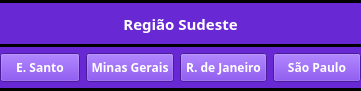
     <widget class="QWidget" name="widget4_sudeste" native="true">
      <property name="geometry">
       <rect>
        <x>1</x>
        <y>420</y>
        <width>361</width>
        <height>91</height>
       </rect>
      </property>
      <property name="styleSheet">
       <string notr="true">background-color: rgb(104, 41, 213);</string>
      </property>
      <widget class="QWidget" name="fundoco_5" native="true">
       <property name="geometry">
        <rect>
         <x>0</x>
         <y>0</y>
         <width>361</width>
         <height>91</height>
        </rect>
       </property>
       <property name="styleSheet">
        <string notr="true">background-color: rgb(104, 41, 213);</string>
       </property>
      </widget>
      <widget class="QWidget" name="verticalLayoutWidget_6">
       <property name="geometry">
        <rect>
         <x>0</x>
         <y>0</y>
         <width>361</width>
         <height>91</height>
        </rect>
       </property>
       <layout class="QVBoxLayout" name="regiaosudeste">
        <property name="sizeConstraint">
         <enum>QLayout::SetDefaultConstraint</enum>
        </property>
        <item>
         <widget class="Line" name="line_26">
          <property name="styleSheet">
           <string notr="true">background-color: rgb(0, 0, 0);</string>
          </property>
          <property name="orientation">
           <enum>Qt::Horizontal</enum>
          </property>
         </widget>
        </item>
        <item>
         <widget class="QLabel" name="label_5">
          <property name="font">
           <font>
            <family>Comfortaa</family>
            <pointsize>11</pointsize>
            <weight>75</weight>
            <bold>true</bold>
           </font>
          </property>
          <property name="styleSheet">
           <string notr="true">color: rgb(255, 255, 255);</string>
          </property>
          <property name="text">
           <string>Região Sudeste</string>
          </property>
          <property name="alignment">
           <set>Qt::AlignCenter</set>
          </property>
         </widget>
        </item>
        <item>
         <widget class="Line" name="line_27">
          <property name="styleSheet">
           <string notr="true">background-color: rgb(0, 0, 0);</string>
          </property>
          <property name="orientation">
           <enum>Qt::Horizontal</enum>
          </property>
         </widget>
        </item>
        <item>
         <layout class="QHBoxLayout" name="horizontalLayout_9">
          <item>
           <widget class="QPushButton" name="btn_espirito">
            <property name="sizePolicy">
             <sizepolicy hsizetype="Fixed" vsizetype="Minimum">
              <horstretch>0</horstretch>
              <verstretch>0</verstretch>
             </sizepolicy>
            </property>
            <property name="font">
             <font>
              <family>Comfortaa</family>
              <weight>75</weight>
              <bold>true</bold>
             </font>
            </property>
            <property name="styleSheet">
             <string notr="true">color: rgb(255, 255, 255);</string>
            </property>
            <property name="text">
             <string>E. Santo</string>
            </property>
           </widget>
          </item>
          <item>
           <widget class="QPushButton" name="btn_mg">
            <property name="sizePolicy">
             <sizepolicy hsizetype="Minimum" vsizetype="Minimum">
              <horstretch>0</horstretch>
              <verstretch>0</verstretch>
             </sizepolicy>
            </property>
            <property name="font">
             <font>
              <family>Comfortaa</family>
              <weight>75</weight>
              <bold>true</bold>
             </font>
            </property>
            <property name="styleSheet">
             <string notr="true">color: rgb(255, 255, 255);</string>
            </property>
            <property name="text">
             <string>Minas Gerais</string>
            </property>
           </widget>
          </item>
          <item>
           <widget class="QPushButton" name="btn_rj">
            <property name="sizePolicy">
             <sizepolicy hsizetype="Minimum" vsizetype="Minimum">
              <horstretch>0</horstretch>
              <verstretch>0</verstretch>
             </sizepolicy>
            </property>
            <property name="font">
             <font>
              <family>Comfortaa</family>
              <weight>75</weight>
              <bold>true</bold>
             </font>
            </property>
            <property name="styleSheet">
             <string notr="true">color: rgb(255, 255, 255);</string>
            </property>
            <property name="text">
             <string>R. de Janeiro</string>
            </property>
           </widget>
          </item>
          <item>
           <widget class="QPushButton" name="btn_sp">
            <property name="sizePolicy">
             <sizepolicy hsizetype="Minimum" vsizetype="Minimum">
              <horstretch>0</horstretch>
              <verstretch>0</verstretch>
             </sizepolicy>
            </property>
            <property name="font">
             <font>
              <family>Comfortaa</family>
              <weight>75</weight>
              <bold>true</bold>
             </font>
            </property>
            <property name="styleSheet">
             <string notr="true">color: rgb(255, 255, 255);</string>
            </property>
            <property name="text">
             <string>São Paulo</string>
            </property>
           </widget>
          </item>
         </layout>
        </item>
        <item>
         <widget class="Line" name="line_28">
          <property name="styleSheet">
           <string notr="true">background-color: rgb(0, 0, 0);</string>
          </property>
          <property name="orientation">
           <enum>Qt::Horizontal</enum>
          </property>
         </widget>
        </item>
       </layout>
      </widget>
     </widget>
